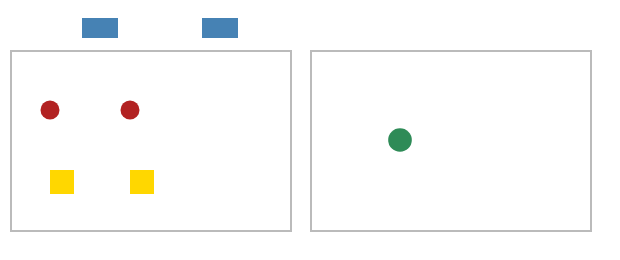

Write the Vega-Lite specification saved for this chart.
### Vega specification from a JSON file in a GitHub repository (floating-point values rounded to 4 significant figures)
{"$schema": "https://vega.github.io/schema/vega/v6.json", "description": "A data set name is owned by its scope: a nested group may reuse the name of a parent's data set and of a parent's named mark, and sibling groups may share one (vega-parser Scope.addData only refuses a name the SAME scope owns).", "width": 300, "height": 120, "padding": 5, "autosize": "none", "data": [{"name": "t", "values": [{"k": "a", "v": 30}, {"k": "b", "v": 80}]}, {"name": "m", "values": [{"k": "x", "v": 10}]}], "marks": [{"type": "rect", "name": "bars", "from": {"data": "t"}, "encode": {"update": {"x": {"field": "v", "mult": 1.2}, "y": {"value": 4}, "width": {"value": 18}, "height": {"value": 10}, "fill": {"value": "steelblue"}}}}, {"type": "group", "name": "g1", "data": [{"name": "t", "values": [{"k": "c", "v": 20}, {"k": "d", "v": 60}]}], "encode": {"update": {"x": {"value": 0}, "y": {"value": 20}, "width": {"value": 140}, "height": {"value": 90}, "stroke": {"value": "#bbb"}}}, "marks": [{"type": "symbol", "name": "bars", "from": {"data": "t"}, "encode": {"update": {"x": {"field": "v"}, "y": {"value": 30}, "size": {"value": 90}, "fill": {"value": "firebrick"}}}}, {"type": "rect", "name": "m", "from": {"data": "t"}, "encode": {"update": {"x": {"field": "v"}, "y": {"value": 60}, "width": {"value": 12}, "height": {"value": 12}, "fill": {"value": "gold"}}}}]}, {"type": "group", "name": "g2", "data": [{"name": "t", "values": [{"k": "e", "v": 45}]}], "encode": {"update": {"x": {"value": 150}, "y": {"value": 20}, "width": {"value": 140}, "height": {"value": 90}, "stroke": {"value": "#bbb"}}}, "marks": [{"type": "symbol", "name": "bars", "from": {"data": "t"}, "encode": {"update": {"x": {"field": "v"}, "y": {"value": 45}, "size": {"value": 140}, "fill": {"value": "seagreen"}}}}]}]}
